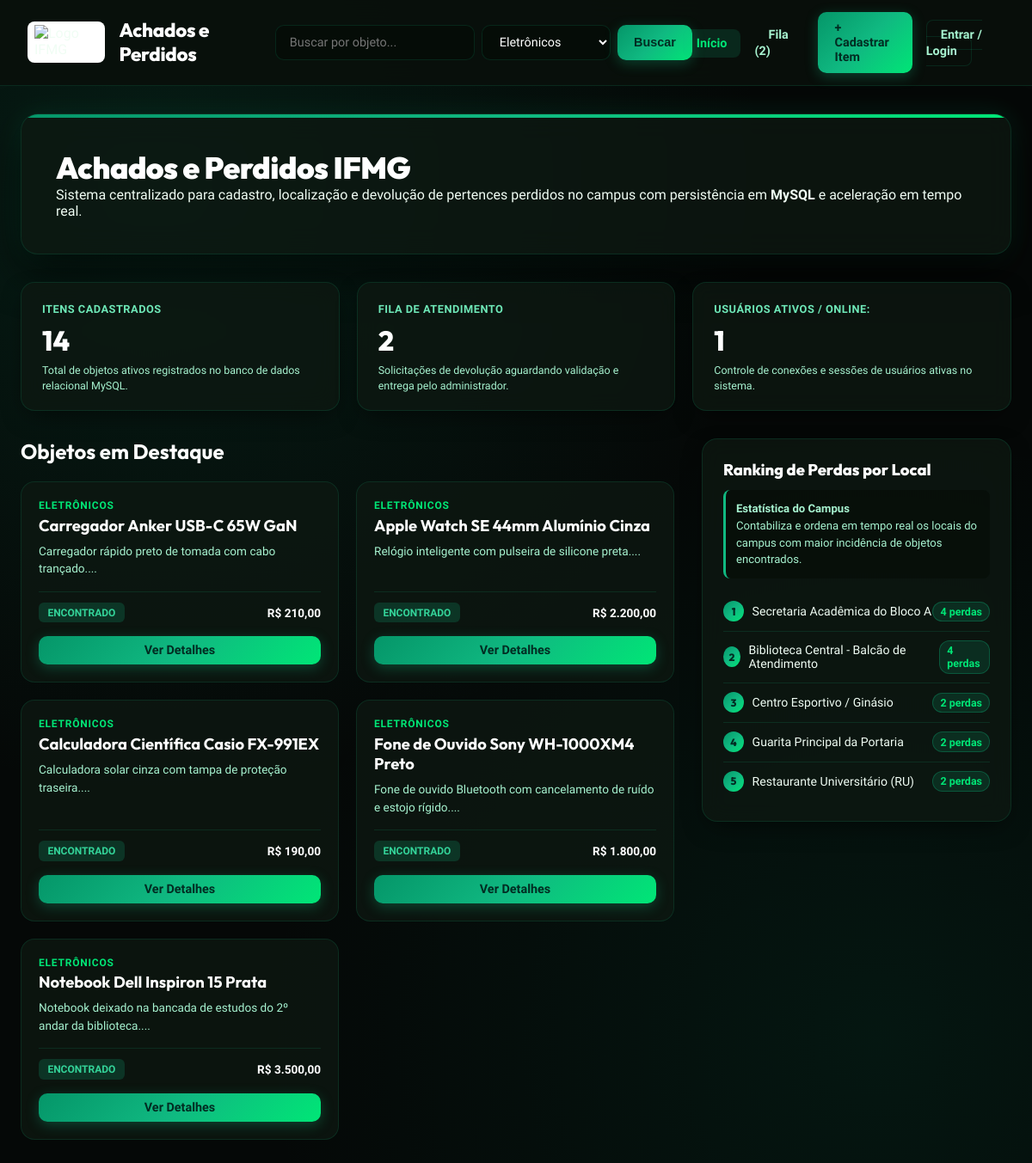
Page /app/public/index.php?categoria=Eletrônicos on the committed database.
### tables this page shows
CREATE TABLE IF NOT EXISTS itens (
    id INT AUTO_INCREMENT PRIMARY KEY,
    titulo VARCHAR(200) NOT NULL,
    descricao TEXT NOT NULL,
    categoria VARCHAR(50) NOT NULL,
    status ENUM('encontrado', 'reivindicado', 'devolvido', 'desativado') NOT NULL DEFAULT 'encontrado',
    valor_estimado DECIMAL(10, 2) NOT NULL DEFAULT 0.00,
    local_id INT NOT NULL,
    cadastrado_por_usuario_id INT NOT NULL,
    cor VARCHAR(60) NULL,
    marca VARCHAR(60) NULL,
    numero_serie VARCHAR(100) NULL,
    tamanho VARCHAR(20) NULL,
    tags TEXT NULL,
    desativado TINYINT(1) NOT NULL DEFAULT 0,
    data_registro DATETIME NOT NULL DEFAULT CURRENT_TIMESTAMP,
    CONSTRAINT fk_itens_local FOREIGN KEY (local_id) REFERENCES locais (id) ON UPDATE CASCADE,
    CONSTRAINT fk_itens_usuario FOREIGN KEY (cadastrado_por_usuario_id) REFERENCES usuarios (id) ON UPDATE CASCADE,
    INDEX idx_itens_status_categoria (status, categoria),
    INDEX idx_itens_data (data_registro)
);

### app/config/db.php (called while the page is built, shortened)
<?php
class Database {
    private static ?PDO $pdo = null;
    private static bool $schemaChecked = false;
    public static function getConnection(): PDO {
        if (self::$pdo === null) {
            $dbUrl = getenv('DATABASE_URL') ?: getenv('MYSQL_URL');
            if ($dbUrl) {
                $parsed = parse_url($dbUrl);
                $host = $parsed['host'] ?? 'localhost';
                $port = $parsed['port'] ?? 3306;
                $user = $parsed['user'] ?? 'root';
                $pass = $parsed['pass'] ?? '';
                $dbName = ltrim($parsed['path'] ?? 'unifind_db', '/');
            } else {
                $host = getenv('DB_HOST') ?: getenv('MYSQL_HOST') ?: getenv('MYSQLHOST') ?: '127.0.0.1';
                $port = getenv('DB_PORT') ?: getenv('MYSQL_PORT') ?: getenv('MYSQLPORT') ?: '3306';
                $dbName = getenv('DB_NAME') ?: getenv('MYSQL_DATABASE') ?: getenv('MYSQLDATABASE') ?: 'unifind_db';
                $user = getenv('DB_USER') ?: getenv('MYSQL_USER') ?: getenv('MYSQLUSER') ?: 'root';
                $pass = getenv('DB_PASSWORD') ?: getenv('MYSQL_PASSWORD') ?: getenv('MYSQLPASSWORD') ?: '';
            }
            $dsn = "mysql:host={$host};port={$port};dbname={$dbName};charset=utf8mb4";
            $options = [
                PDO::ATTR_ERRMODE            => PDO::ERRMODE_EXCEPTION,
                PDO::ATTR_DEFAULT_FETCH_MODE => PDO::FETCH_ASSOC,
                PDO::ATTR_EMULATE_PREPARES   => false,
                PDO::MYSQL_ATTR_INIT_COMMAND => "SET NAMES utf8mb4 COLLATE utf8mb4_unicode_ci"
            ];
            try {
                self::$pdo = new PDO($dsn, $user, $pass, $options);
            } catch (PDOException $e) {
                try {
                    $dsnNoDb = "mysql:host={$host};port={$port};charset=utf8mb4";
                    $tempPdo = new PDO($dsnNoDb, $user, $pass, $options);
                    $tempPdo->exec("CREATE DATABASE IF NOT EXISTS `{$dbName}` CHARACTER SET utf8mb4 COLLATE utf8mb4_unicode_ci");
                    self::$pdo = new PDO($dsn, $user, $pass, $options);
                } catch (Exception $ex) {
                    die("Erro de conexão com o banco de dados MySQL: " . $e->getMessage());
                }
            }
            if (!self::$schemaChecked) {
                self::ensureSchema(self::$pdo);
                self::$schemaChecked = true;
            }
        }
        return self::$pdo;
    }
    private static function ensureSchema(PDO $pdo): void {
        try {
            $tables = $pdo->query("SHOW TABLES LIKE 'itens'")->fetchAll();
        } catch (Exception $e) {
        }
    }
}
function getDb(): PDO {
    return Database::getConnection();
}
function dbQuery(string $sql, array $params = []): PDOStatement {
    $stmt = getDb()->prepare($sql);
    $stmt->execute($params);
    return $stmt;
}
function dbFetchAll(string $sql, array $params = []): array {
    return dbQuery($sql, $params)->fetchAll();
}
function dbFetchOne(string $sql, array $params = []): ?array {
    $result = dbQuery($sql, $params)->fetch();
    return $result ?: null;
}

### app/public/index.php (the view, shortened to what this page needs)
<?php
require_once __DIR__ . '/../config/db.php';
$redis = Database::getRedis();
$searchQuery = trim($_GET['q'] ?? '');
$categoriaFilter = trim($_GET['categoria'] ?? '');
$itemsList = [];
if (!empty($searchQuery) || !empty($categoriaFilter)) {
    $cacheKey = "cache:busca:" . md5($searchQuery . "|" . $categoriaFilter);
    if ($redis && $redis->exists($cacheKey)) {
        $cachedData = json_decode($redis->get($cacheKey), true);
        $itemsList = $cachedData ?? [];
    } else {
        $where = ["i.desativado = 0"];
        $params = [];
        if (!empty($categoriaFilter)) {
            $where[] = "i.categoria = :categoria";
            $params[':categoria'] = $categoriaFilter;
        }
        $whereSql = implode(' AND ', $where);
        $sql = "SELECT i.*, l.nome AS local_nome
                FROM itens i
                LEFT JOIN locais l ON i.local_id = l.id
                WHERE {$whereSql}
                ORDER BY i.data_registro DESC
                LIMIT 24";
        $rawRows = dbFetchAll($sql, $params);
        $itemsList = [];
        foreach ($rawRows as $row) {
            $itemsList[] = [
                'id' => (string)$row['id'],
                'titulo' => $row['titulo'] ?? '',
                'descricao' => $row['descricao'] ?? '',
                'categoria' => $row['categoria'] ?? '',
                'status' => $row['status'] ?? 'encontrado',
                'valor_estimado' => (float)($row['valor_estimado'] ?? 0),
                'local_nome' => $row['local_nome'] ?? 'Campus IFMG',
                'data_registro' => !empty($row['data_registro']) ? date('d/m/Y H:i', strtotime($row['data_registro'])) : 'Recente'
            ];
        }
    }
}
$countRow = dbFetchOne("SELECT COUNT(*) as total FROM itens WHERE desativado = 0");
$totalItensCadastrados = (int)($countRow['total'] ?? count($itemsList));
$rankingLocais = [];
$totalFila = 0;
$totalOnline = 0;
if (empty($rankingLocais)) {
    $locaisStats = dbFetchAll("SELECT l.nome, COUNT(i.id) as total
                              FROM locais l
                              JOIN itens i ON i.local_id = l.id
                              WHERE i.desativado = 0
                              GROUP BY l.id, l.nome
                              ORDER BY total DESC
                              LIMIT 5");
    foreach ($locaisStats as $l) {
        $rankingLocais[$l['nome']] = (int)$l['total'];
    }
}
if ($totalFila === 0) {
    $filaRow = dbFetchOne("SELECT COUNT(*) as total FROM reivindicacoes WHERE status_reivindicacao = 'pendente_aprovacao'");
    $totalFila = (int)($filaRow['total'] ?? 0);
}
?>
<!DOCTYPE html>
<html lang="pt-BR">
<head>
    <link rel="stylesheet" href="css/style.css">
    <link rel="stylesheet" href="/css/style.css">
    <link rel="stylesheet" href="/public/css/style.css">
</head>
<body>
    <header class="header-nav">
        <div class="nav-container">
            <a href="index.php" class="logo-group">
                <img src="https://www.ifmg.edu.br/portal/imagens/logovertical.jpg" alt="Logo IFMG" class="logo-img">
                <div class="logo-text">Achados e Perdidos</div>
            </a>
            <form method="GET" action="index.php" class="header-search">
                <input type="text" name="q" class="input-field" placeholder="Buscar por objeto..." value="<?= htmlspecialchars($searchQuery, ENT_QUOTES | ENT_SUBSTITUTE, 'UTF-8') ?>">
                <select name="categoria" class="input-field" style="max-width: 150px;">
                    <option value="Eletrônicos" <?= $categoriaFilter === 'Eletrônicos' ? 'selected' : '' ?>>Eletrônicos</option>
                </select>
                <button type="submit" class="btn-primary">Buscar</button>
            </form>
            <ul class="nav-links">
                <li><a href="index.php" class="nav-link active">Início</a></li>
                <li><a href="admin_fila.php" class="nav-link">Fila (<?= $totalFila ?>)</a></li>
                <li><a href="cadastrar_item.php" class="btn-primary">+ Cadastrar Item</a></li>
                <?php if (isset($_SESSION['user_id'])): ?>
                    <li style="display: flex; align-items: center; gap: 0.5rem; margin-left: 0.5rem;">
                        <span style="font-size: 0.85rem; color: var(--neon-green); font-weight: 700;">
                            <?= htmlspecialchars($_SESSION['user_name'], ENT_QUOTES | ENT_SUBSTITUTE, 'UTF-8') ?>
                        </span>
                        <a href="logout.php" class="nav-link" style="color: var(--text-muted); font-size: 0.8rem; padding: 0.3rem 0.6rem;">Sair</a>
                    </li>
                <?php else: ?>
                    <li><a href="login.php" class="nav-link" style="border: 1px solid var(--border-glass);">Entrar / Login</a></li>
                <?php endif; ?>
            </ul>
        </div>
    </header>
    <div class="container">
        <section class="hero-section">
            <h1 class="hero-title">Achados e Perdidos IFMG</h1>
            <p class="hero-desc">
                Sistema centralizado para cadastro, localização e devolução de pertences perdidos no campus com persistência em <strong>MySQL</strong> e aceleração em tempo real.
            </p>
        </section>
        <div class="stats-grid" style="grid-template-columns: repeat(auto-fit, minmax(280px, 1fr));">
            <div class="stat-card">
                <div class="stat-header">
                    <span class="stat-label">Itens Cadastrados</span>
                </div>
                <div class="stat-value"><?= $totalItensCadastrados ?></div>
                <div class="stat-explanation">Total de objetos ativos registrados no banco de dados relacional MySQL.</div>
            </div>
            <div class="stat-card">
                <div class="stat-header">
                    <span class="stat-label">Fila de Atendimento</span>
                </div>
                <div class="stat-value"><?= $totalFila ?></div>
                <div class="stat-explanation">Solicitações de devolução aguardando validação e entrega pelo administrador.</div>
            </div>
            <div class="stat-card">
                <div class="stat-header">
                    <span class="stat-label">Usuários Ativos / Online:</span>
                </div>
                <div class="stat-value"><?= $totalOnline > 0 ? $totalOnline : '1' ?></div>
                <div class="stat-explanation">Controle de conexões e sessões de usuários ativas no sistema.</div>
            </div>
        </div>
        <div class="layout-grid">
            <div>
                <h2 style="font-family: var(--font-heading); font-size: 1.5rem; margin-bottom: 1.25rem; color: #ffffff;">Objetos em Destaque</h2>
                <div class="cards-grid">
                    <?php if (!empty($itemsList)): ?>
                        <?php foreach ($itemsList as $item): ?>
                            <div class="item-card">
                                <div>
                                    <div class="item-category"><?= htmlspecialchars($item['categoria'], ENT_QUOTES | ENT_SUBSTITUTE, 'UTF-8') ?></div>
                                    <h3 class="item-title"><?= htmlspecialchars($item['titulo'], ENT_QUOTES | ENT_SUBSTITUTE, 'UTF-8') ?></h3>
                                    <p class="item-desc"><?= htmlspecialchars(mb_substr($item['descricao'], 0, 95, 'UTF-8'), ENT_QUOTES | ENT_SUBSTITUTE, 'UTF-8') ?>...</p>
                                </div>
                                <div>
                                    <div class="item-meta">
                                        <span class="badge-status status-<?= $item['status'] ?>">
                                            <?= strtoupper($item['status']) ?>
                                        </span>
                                        <span style="font-weight: 700; color: white;">R$ <?= number_format($item['valor_estimado'], 2, ',', '.') ?></span>
                                    </div>
                                    <a href="item_detalhe.php?id=<?= $item['id'] ?>" class="btn-primary" style="width: 100%; justify-content: center; margin-top: 1rem; padding: 0.5rem;">Ver Detalhes</a>
                                </div>
                            </div>
                        <?php endforeach; ?>
                    <?php else: ?>
                        <div style="grid-column: 1 / -1; background: var(--bg-card); padding: 3rem; border-radius: 16px; text-align: center; color: var(--text-muted); border: 1px solid var(--border-glass);">
                            Nenhum objeto encontrado no momento com os critérios selecionados.
                        </div>
                    <?php endif; ?>
                </div>
            </div>
            <div>
                <div class="sidebar-panel">
                    <h3 class="panel-title">Ranking de Perdas por Local</h3>
                    <div class="panel-explanation">
                        <strong>Estatística do Campus</strong><br>
                        Contabiliza e ordena em tempo real os locais do campus com maior incidência de objetos encontrados.
                    </div>
                    <ul class="ranking-list">
                        <?php if (!empty($rankingLocais)): ?>
                            <?php $rank = 1; foreach ($rankingLocais as $localNome => $score): ?>
                                <li class="ranking-item">
                                    <div style="display: flex; align-items: center; gap: 0.6rem;">
                                        <span class="ranking-rank"><?= $rank++ ?></span>
                                        <span><?= htmlspecialchars($localNome, ENT_QUOTES | ENT_SUBSTITUTE, 'UTF-8') ?></span>
                                    </div>
                                    <span class="ranking-score"><?= $score ?> perdas</span>
                                </li>
                            <?php endforeach; ?>
                        <?php else: ?>
                            <li style="color: var(--text-muted); font-size: 0.85rem; padding: 0.5rem 0;">
                                Nenhum local registrado com perdas até o momento.
                            </li>
                        <?php endif; ?>
                    </ul>
                </div>
            </div>
        </div>
    </div>
</body>
</html>

### rows in the picture
itens: categoria "ELETRÔNICOS", titulo "Carregador Anker USB-C 65W GaN", descricao "Carregador rápido preto de tomada com cabo trançado.", status "ENCONTRADO", valor_estimado "210,00"
itens: categoria "ELETRÔNICOS", titulo "Apple Watch SE 44mm Alumínio Cinza", descricao "Relógio inteligente com pulseira de silicone preta.", status "ENCONTRADO", valor_estimado "2.200,00", $item['id'] 10 (drawn)
itens: categoria "ELETRÔNICOS", titulo "Calculadora Científica Casio FX-991EX", descricao "Calculadora solar cinza com tampa de proteção traseira.", status "ENCONTRADO", valor_estimado "190,00", cadastrado_por_usuario "4", local "2"
itens: categoria "ELETRÔNICOS", titulo "Fone de Ouvido Sony WH-1000XM4 Preto", descricao "Fone de ouvido Bluetooth com cancelamento de ruído e estojo rígido.", status "ENCONTRADO", valor_estimado "1.800,00"
itens: categoria "ELETRÔNICOS", titulo "Notebook Dell Inspiron 15 Prata", descricao "Notebook deixado na bancada de estudos do 2º andar da biblioteca.", status "ENCONTRADO", valor_estimado "3.500,00", $item['id'] 1 (drawn)

### other values in the picture
$totalFila "2"
$totalItensCadastrados "14"
$localNome "Secretaria Acadêmica do Bloco A"
$localNome "Biblioteca Central - Balcão de Atendimento"
$localNome "Centro Esportivo / Ginásio"
$localNome "Guarita Principal da Portaria"
$localNome "Restaurante Universitário (RU)"
